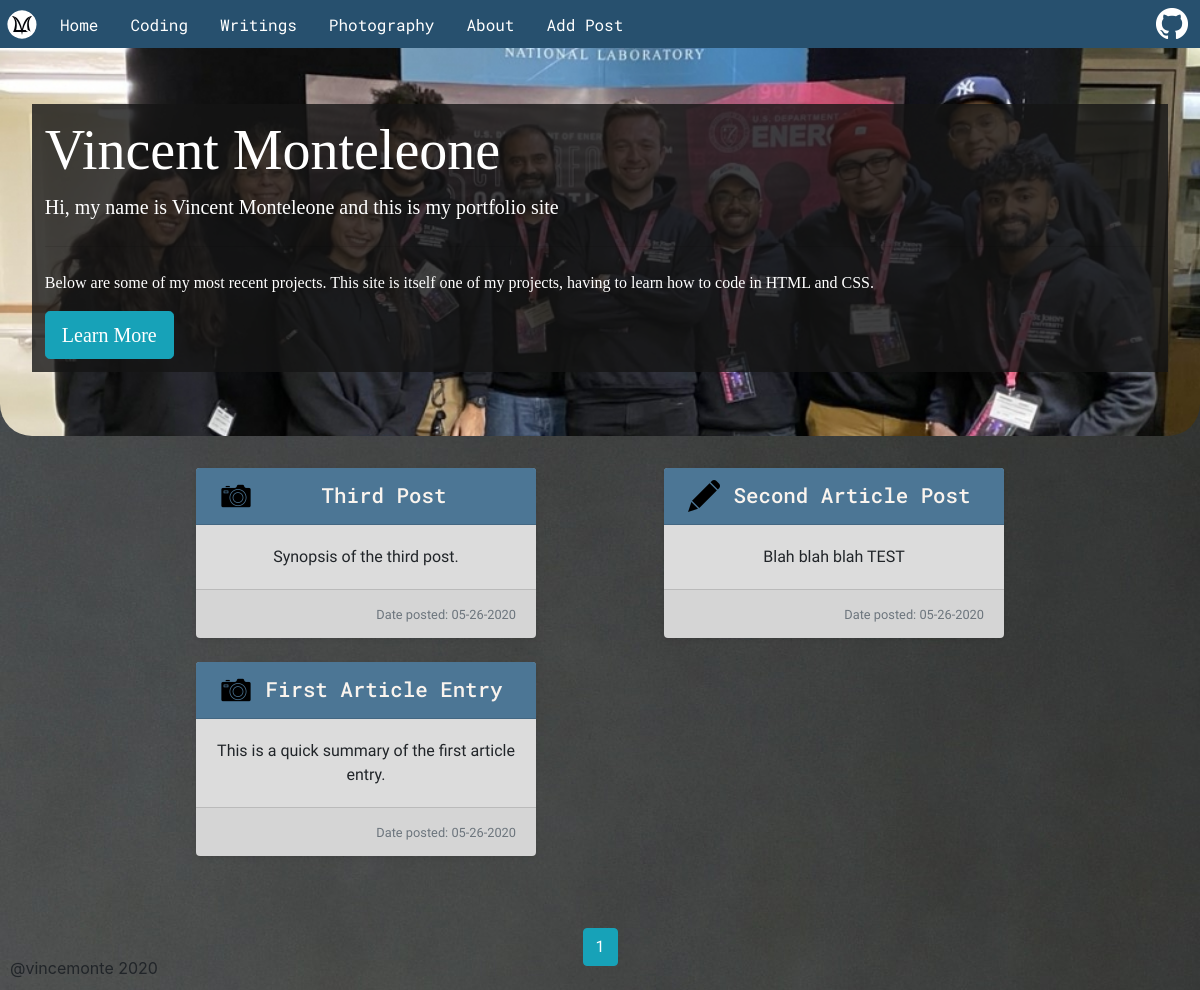
The page /home on the database its author committed.
### personalWebsite/models.py (models this page shows, shortened)
class HomePost(db.Model):
    id = db.Column(db.Integer, primary_key=True)
    project_id = db.Column(db.Integer, db.ForeignKey('project.id'), unique=True)
    type_image = db.Column(db.String(30), nullable=False)
    content = db.Column(db.Text, nullable=False)

class Project(db.Model):
    id = db.Column(db.Integer, primary_key=True)
    title = db.Column(db.String(100), nullable=False)
    type = db.Column(db.String(20), nullable=False)
    content= db.Column(db.Text, nullable=True)
    files = db.Column(db.String(50), nullable=True) #holds the path to the file images
    date_posted = db.Column(db.DateTime, nullable=False, default=datetime.now)
    home_post = db.relationship('HomePost', backref='project', uselist=False)

### personalWebsite/routes.py (the view)
@app.route('/')
@app.route('/home')
def homepage():
    page = request.args.get('page', 1, type=int)
    posts = HomePost.query.order_by(HomePost.id.desc()).paginate(page=page, per_page=6)
    return render_template('homepage.html', posts=posts)

### personalWebsite/templates/homepage.html
{% extends "layout.html" %}
{%block content%}
    <div class="jumbotron text-left">
      <div class="container text-white">
        <h1 class="display-4"> Vincent Monteleone</h1>
        <p class="lead">Hi, my name is Vincent Monteleone and this is my portfolio site</p>
        <hr class="my-4">
        <p>Below are some of my most recent projects. This site is itself one of my projects, having to learn how to code in HTML and CSS.</p>
        <a class="btn btn-info btn-lg" href="{{ url_for('about') }}"> Learn More</a>
      </div>
    </div>
    <section class="home-articles">
      <div class="container-fluid  text-center">
        <div class="row">
          {% for post in posts.items %}
          <div class="col-md-6" >
            <div class="card mb-4 shadow-sm">
              <div class="card-header">
                <img  src="{{ url_for('static', filename=post.type_image ) }}" class="project_type_image">
                <a class = "card-title" href="{{ url_for('project', project_id=post.project_id) }}">{{ post.project.title }}</a>
              </div>
              <div class="card-body">
                <p class= "card-text"> {{ post.content }} </p>
              </div>
              <div class="card-footer text-right">
                <small class="text-muted">Date posted: {{ post.project.date_posted.strftime('%m-%d-%Y') }}</small>
              </div>
            </div>
          </div>
          {% endfor %}
        </div>
      </div>
      </section>
      <div class="container mt-5 text-center">
        {% for page_num in posts.iter_pages(left_edge=1, right_edge=1, left_current=1, right_current=2) %}
          {% if page_num %}
            {% if posts.page == page_num %}
              <a class="btn btn-info mb-4" href="{{ url_for('homepage', page=page_num) }}">{{ page_num }}</a>
            {% else %}
              <a class="btn btn-outline-info mb-4" href="{{ url_for('homepage', page=page_num) }}">{{ page_num }}</a>
            {% endif %}
          {% else %}
            <small>...</small>
          {% endif %}
        {% endfor %}
      </div>
{%endblock content%}

### personalWebsite/templates/layout.html (shortened to what this page needs)
<!DOCTYPE html>
<html lang="en" dir="ltr">
  <head>
    <link rel="stylesheet" href="https://stackpath.bootstrapcdn.com/bootstrap/4.1.3/css/bootstrap.min.css">
    <link rel="stylesheet" type="text/css" href="{{ url_for('static', filename='main.css')}}">
  </head>
  <body>
    <header>
      <nav class="navbar">
        <ul>
          <li><img class="logo" src="{{url_for('static', filename='images/VLMLogoWhite.svg')}}"></li>
          <div class="nav-page-links">
            <li><a href="{{ url_for('homepage') }}">Home</a></li>
            <li><a href="{{ url_for('coding') }}">Coding</a></li>
            <li><a href="{{ url_for('writings') }}">Writings</a></li>
            <li><a href="{{ url_for('photography') }}">Photography</a></li>
            <li><a href="{{ url_for('about') }}">About</a></li>
            <li><a href="{{ url_for('addpost') }}">Add Post</a></li>
          </div>
          <div class="nav-image-links">
              <li><a href="https://github.com/vincemonte"><img src="{{url_for('static', filename='images/GitHub-Mark-Light-32px.png')}}"></a></li>
          </div>
        </ul>
      </nav>
    </header>
    <main role="main">
        {% block content %}{% endblock %}
    </main>
    <footer>@vincemonte 2020</footer>
  </body>
</html>

### personalWebsite/static/main.css (style rules this page uses)
body { margin: 0; background-image: url(images/GrayWallBackground.jpg); background-position: top; }
main { padding-top: 2.5em; font-family: 'Work Sans', sans-serif; }
.navbar { width: 100%; height: 3em; position: fixed; z-index: 1; top: 0; left: 0; margin: 0; padding: 0; font-family: 'Roboto Mono', monospace; }
.navbar ul { padding:inherit; width: inherit; height: inherit; list-style-type: none; background-color: #27506E; overflow: hidden; }
.logo { float: left; display: block; padding-top: .3em; height: 44px; width: 44px; }
.nav-page-links li { float: left; }
.nav-image-links li { float: right; padding-top: 8px; padding-right: .75em; }
.nav-page-links li a { display: block; color: white; text-decoration: none; text-align: center; padding: .8em 1em; }
.jumbotron { background-image: url(images/cyberforce.jpg); background-position: 50% 25%; background-repeat: no-repeat; background-size: cover; border-bottom-left-radius: 2em; border-bottom-right-radius: 2em; font-family: 'Crimson Text', serif; }
.jumbotron .container { background-color: rgba(20, 20, 21, 0.8); padding: .8em; }
.home-articles .row { width: 80%; margin-left: 10%; margin-right: auto; }
.col-md-6 { margin-right: auto; padding: 0 4em 0 4em; }
.row .card { border-style: none; background-color: #DCDCDC; }
.row .card-header { background-color: #4C7695; }
.card-title { text-decoration: none; color: #FAF4EE; font-size: 1.3em; font-weight: 500; text-align: left; font-family: 'Roboto Mono', monospace; }
.project_type_image { display: block; float: left; padding-left: .25em; }
footer { position:fixed; bottom: 10px; padding-left: 10px; }

### rows shown on the page
HomePost: type_image (picture), project "Third Post", content "Synopsis of the third post.", project.date_posted "05-26-2020"
HomePost: type_image (picture), project "Second Article Post", content "Blah blah blah TEST", project.date_posted "05-26-2020"
HomePost: type_image (picture), project "First Article Entry", content "This is a quick summary of the first article entry.", project.date_posted "05-26-2020"

### other values the page prints
{{ page_num }} "1"
